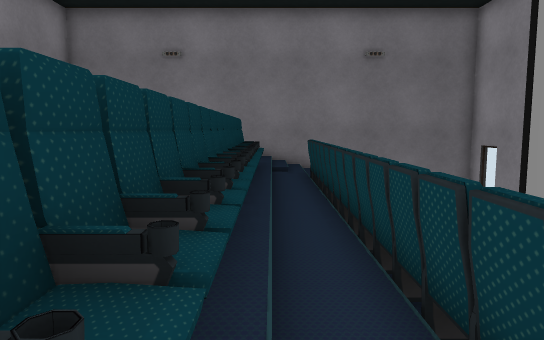
view 1 (above)

16 first-person views from a walk through a 3-D level made in the Unity game engine. The camera is 1.5 m above the floor, tilts 6° down and sees 70° across. The floor is counted in squares, 1 m on a side. Each view is taken from the middle of a square. On the plan, view 1 faces up. The plan holds only what a view shows up to about 17 squares ahead; the rest is blank. Door leaves are left out, so doorways stand open. Some surface patterns are stand-ins.

view 2
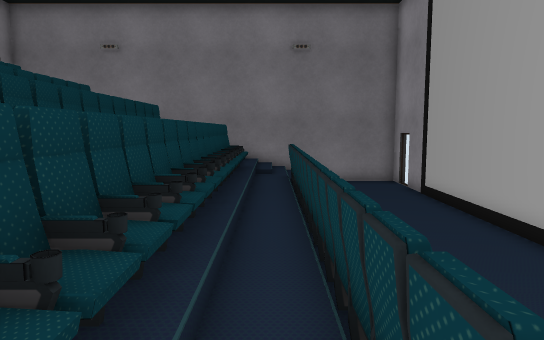

view 3
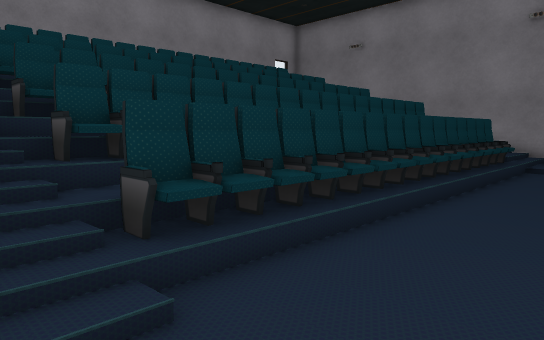

view 4
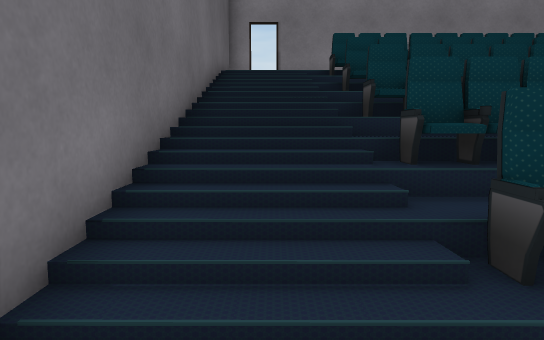

view 5
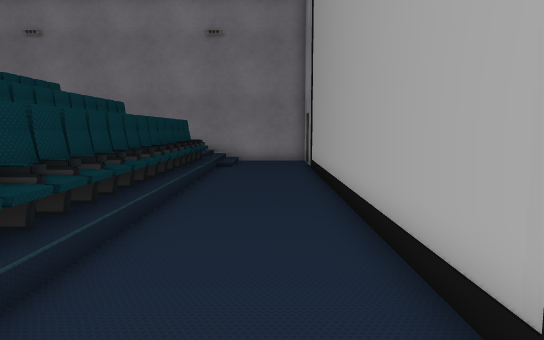

view 6
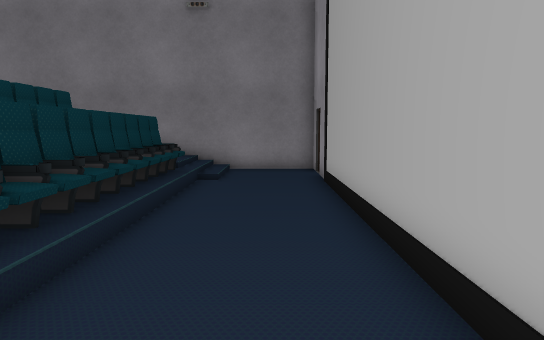

view 7
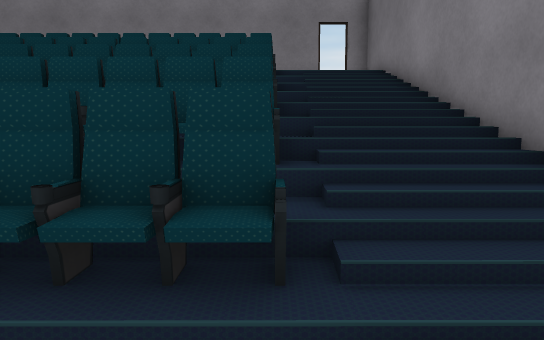

view 8
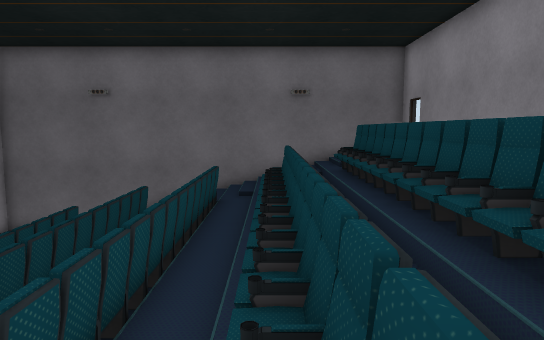

view 9
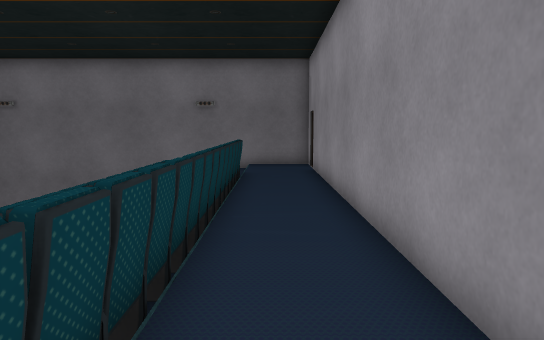

view 10
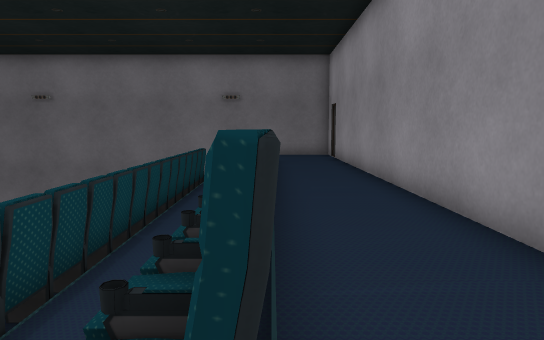

view 11
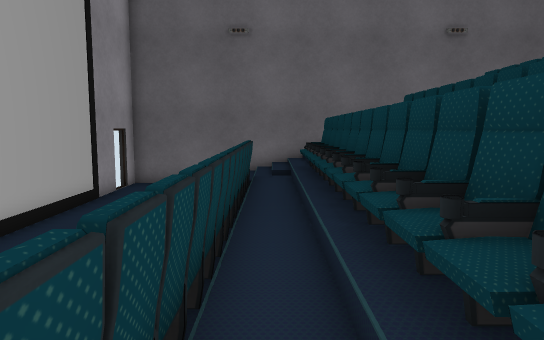

view 12
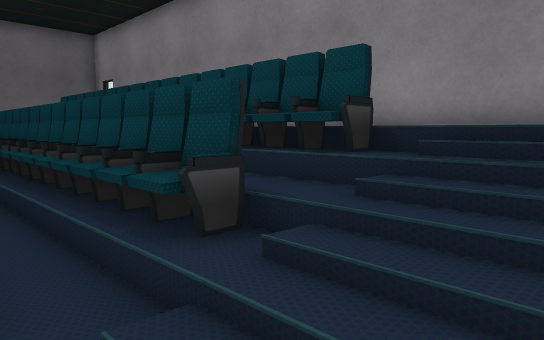

view 13
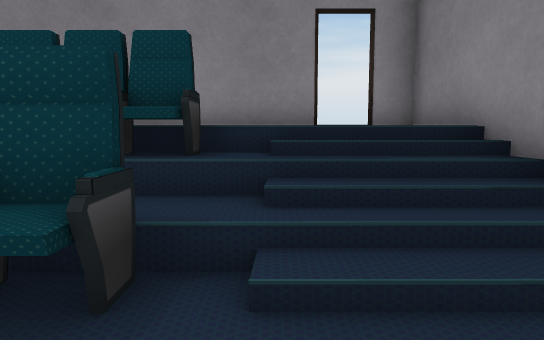

view 14
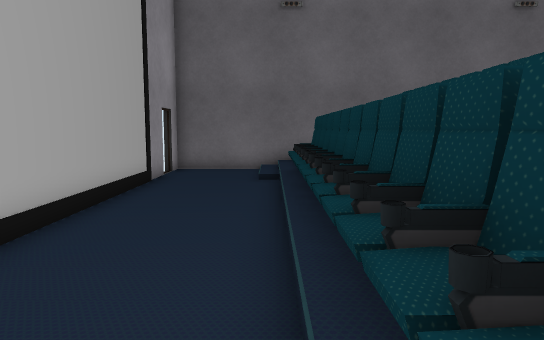

view 15
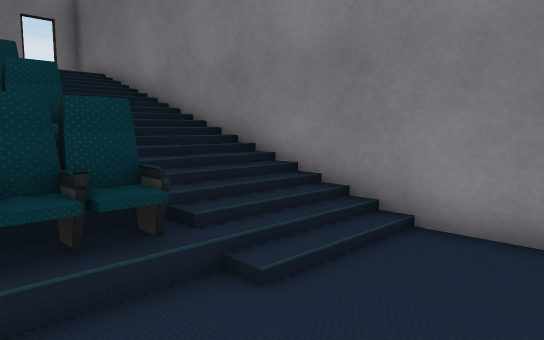

view 16
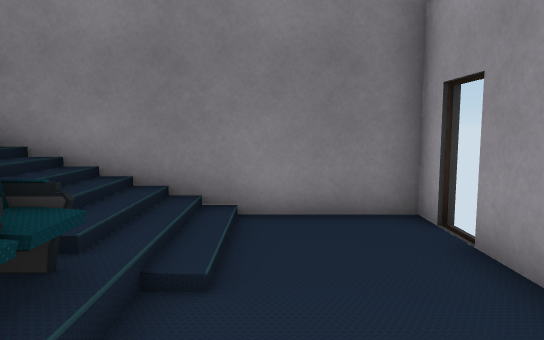

### Floor plan
Key: @ floor where view 1 was taken; # wall or solid block; . main floor; : floor 0.5 m higher than the main floor; + floor 2 m higher than the main floor; * floor 2.75 m higher than the main floor; % floor 3.25 m higher than the main floor; / step, stairs or slope; D open door; = window, fence, low wall or low ledge; O other object.
Columns run from 9 left of view 1 to 9 right of it. Each row starts with its distance up from view 1.
 17 ###################
 16 D  ////////////...D
 15 D  ////////////...D
 14 #  ////////////...#
 13 # %#/#/+#/#=:#/...#
 12 #%%##==+#/#O:#/...#
 11 #%%=#=*+=/=O:=/...#
 10 #%%=#==+=/=#:=/...#
  9 #%%###=+#/##:#/...#
  8 #%%=#=/+=/=/:=/...#
  7 #%%=#==+=/=/:=/...#
  6 #%%=#=/+=/=/:=/...#
  5 #%%=#=/+=/=/:=/...#
  4 #%%###=+#/#/:#/...#
  3 #%%=##=+=/=/:=/...#
  2 #%%=#=*+=/=/:=/...#
  1 #%%##==+#/#/:#/...#
  0 #%%##==+#@#=:#/...#
 -1 #%%////////////...#
 -2 D%%////////////...D
 -3 D%%////////////...D
 -4 ###################

Positions as (right, up) in squares from view 1, and headings:
1: (0, 0), facing up
2: (3, -1), facing up
3: (8, -2), facing up-left
4: (7, -2), facing left
5: (7, -2), facing up
6: (7, 2), facing up
7: (7, 13), facing left
8: (-3, 13), facing down
9: (-7, 13), facing down
10: (-6, 14), facing down
11: (3, 12), facing down
12: (-1, 16), facing down-left
13: (-1, 14), facing left
14: (5, 11), facing down
15: (8, 11), facing up-left
16: (6, 10), facing up
